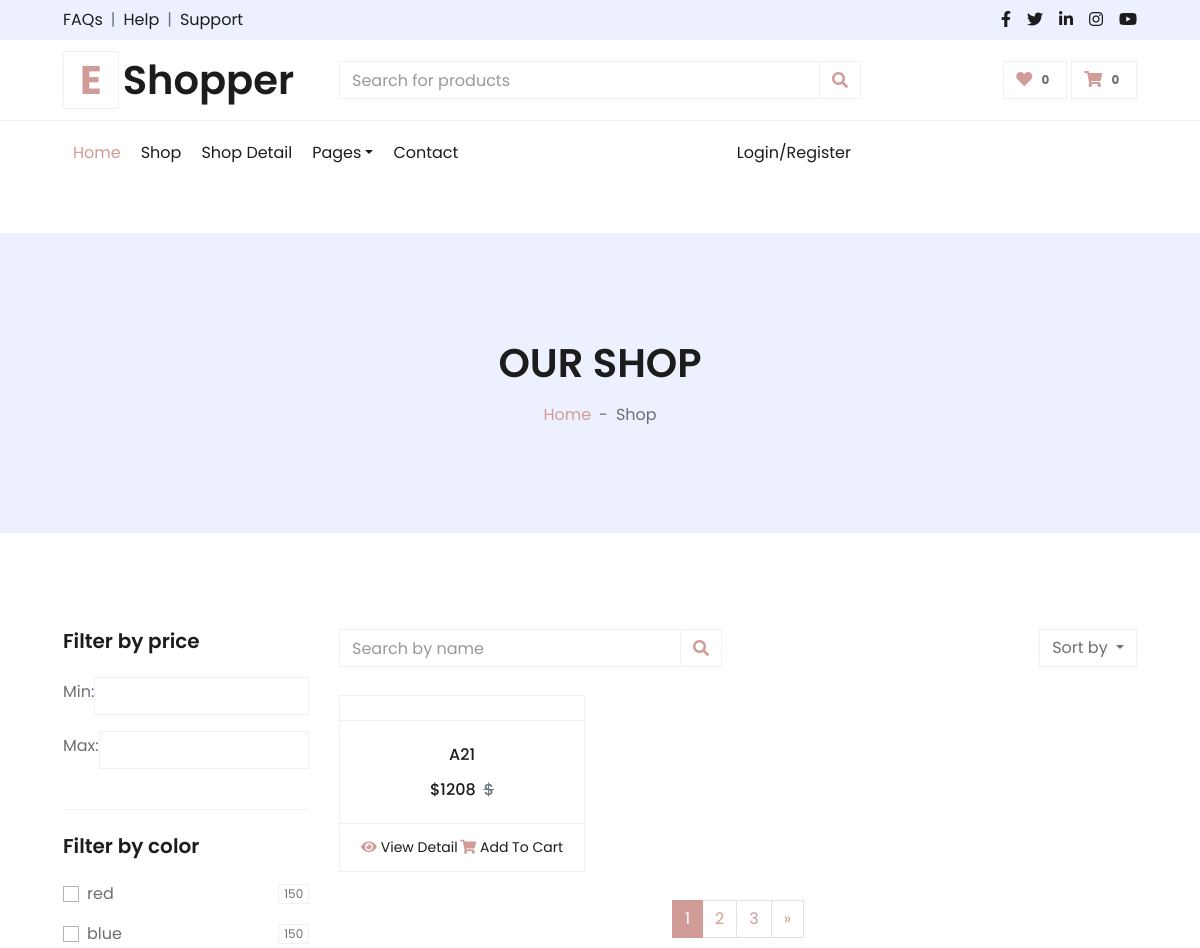
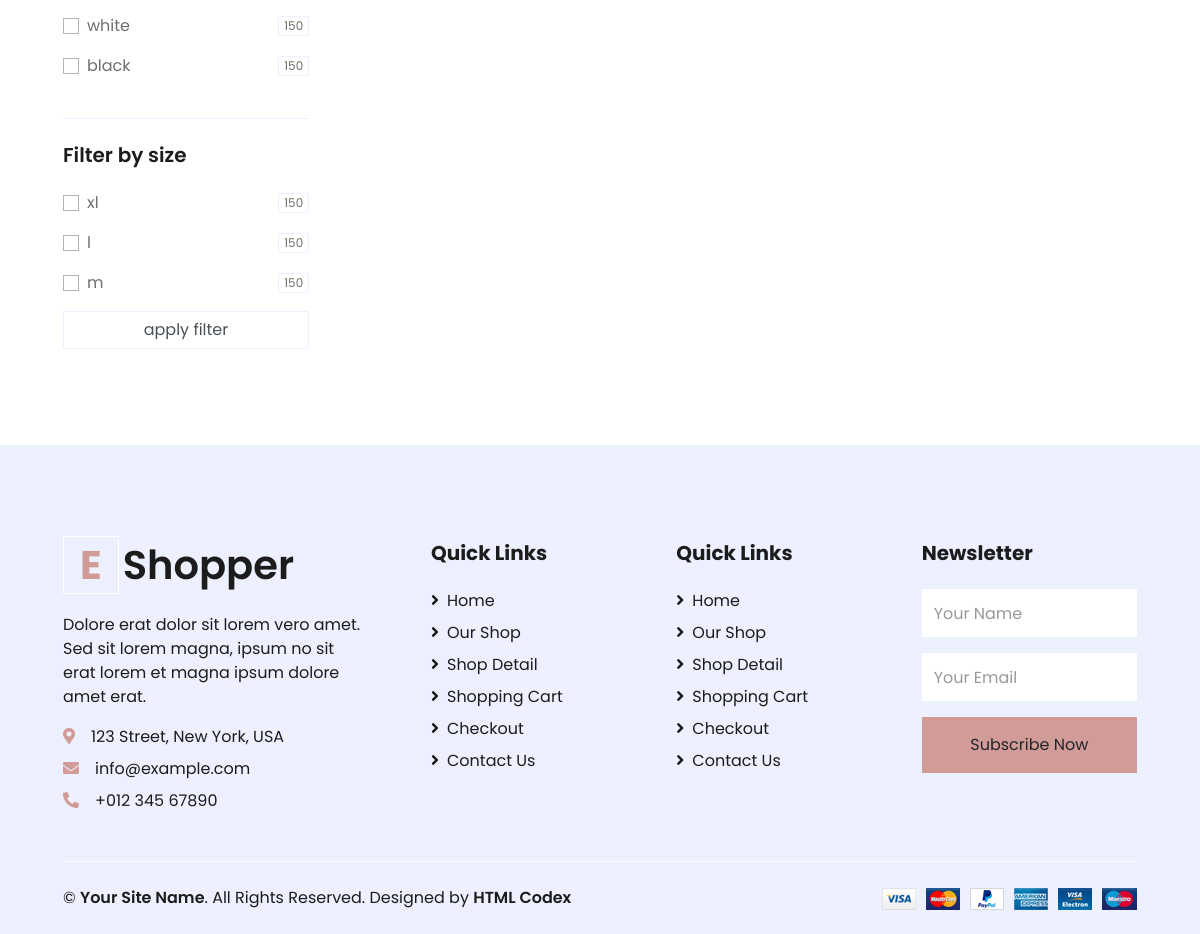
Page /product/category/mobile on the committed database (2 pictures, top to bottom).
### products/models.py (models this page shows, shortened)
class Color(models.Model):
    title = models.CharField(max_length=30)
    class Meta:
        verbose_name="رنگ"
        verbose_name_plural="رنگ ها"

class Size(models.Model):
    title = models.CharField(max_length=30)
    class Meta:
        verbose_name="سایز"
        verbose_name_plural="سایزها"

class Product(models.Model):
    title = models.CharField(max_length=30)
    category = models.ManyToManyField(Category,related_name="products",blank=True)
    description = models.TextField()
    price = models.IntegerField()
    discount = models.SmallIntegerField(blank=True, null=True)
    color=models.ManyToManyField(Color,blank=True, related_name="products")
    size=models.ManyToManyField(Size, blank=True, related_name="products")
    created_at =models.DateTimeField(auto_now_add=True, null=True,blank=True)
    class Meta:
        verbose_name="محصول"
        verbose_name_plural="محصولات"
        ordering = ("-created_at",)

### products/views.py (the view)
# urls.py: path('category/<str:slug>',CategoryListView.as_view(),name="category_list"),
class CategoryListView(View):
    def get(self, queryset,slug):
        queryset = Product.objects.filter(category__slug=slug)
        page_number = self.request.GET.get('page')
        paginator = Paginator(queryset,1)
        object_list = paginator.get_page(page_number)
        data = {"object_list": object_list}
        data['colors'] = Color.objects.all()
        data['sizes'] = Size.objects.all()
        return render(self.request,"products/product_list.html",data)

### products/templates/products/product_list.html (shortened to what this page needs)
{% extends "base.html" %}
{% load render_partial %}
{% block content %}
    <div class="container-fluid bg-secondary mb-5">
        <div class="d-flex flex-column align-items-center justify-content-center" style="min-height: 300px">
            <h1 class="font-weight-semi-bold text-uppercase mb-3">Our Shop</h1>
            <div class="d-inline-flex">
                <p class="m-0"><a href="">Home</a></p>
                <p class="m-0 px-2">-</p>
                <p class="m-0">Shop</p>
            </div>
        </div>
    </div>
    <div class="container-fluid pt-5">
        <div class="row px-xl-5">
            <div class="col-lg-3 col-md-12">
                <form>
                    <div class="border-bottom mb-4 pb-4">
                        <h5 class="font-weight-semi-bold mb-4">Filter by price</h5>
                        <div class="form-group d-flex align-items-center justify-content-between mb-3">
                            <label class="" for="price-all">Min:</label>
                            <input type="number" class="form-control" name="min_price" id="price-all">
                        </div>
                        <div class="form-group d-flex align-items-center justify-content-between mb-3">
                            <label class="" for="price-all">Max:</label>
                            <input type="number" class="form-control" name="max_price" id="price-all">
                        </div>
                    </div>
                    <div class="border-bottom mb-4 pb-4">
                        <h5 class="font-weight-semi-bold mb-4">Filter by color</h5>
                        {% for color in colors %}
                            <div class="custom-control custom-checkbox d-flex align-items-center justify-content-between mb-3">
                                <label class="custom-control-label" for="{{ color.id }}">{{ color.title }}</label>
                                <span class="badge border font-weight-normal">150</span>
                            </div>
                        {% endfor %}
                    </div>
                    <div class="mb-5">
                        <h5 class="font-weight-semi-bold mb-4">Filter by size</h5>
                        {% for size in sizes %}
                            <div class="custom-control custom-checkbox d-flex align-items-center justify-content-between mb-3">
                                <label class="custom-control-label" for="{{ size.title }}">{{ size.title }}</label>
                                <span class="badge border font-weight-normal">150</span>
                            </div>
                        {% endfor %}
                        <button class="form-control" type="submit">apply filter</button>
                    </div>
                </form>
            </div>
            <div class="col-lg-9 col-md-12">
                <div class="row pb-3">
                    <div class="col-12 pb-1">
                        <div class="d-flex align-items-center justify-content-between mb-4">
                            <form action="">
                                <div class="input-group">
                                    <input type="text" class="form-control" placeholder="Search by name">
                                    <div class="input-group-append">
                                        <span class="input-group-text bg-transparent text-primary">
                                            <i class="fa fa-search"></i>
                                        </span>
                                    </div>
                                </div>
                            </form>
                            <div class="dropdown ml-4">
                                <button class="btn border dropdown-toggle" type="button" id="triggerId"
                                        data-toggle="dropdown" aria-haspopup="true"
                                        aria-expanded="false">
                                    Sort by
                                </button>
                            </div>
                        </div>
                    </div>
                    {% for product in object_list %}
                        <div class="col-lg-4 col-md-6 col-sm-12 pb-1">
                            <div class="card product-item border-0 mb-4">
                                <div class="card-header product-img position-relative overflow-hidden bg-transparent border p-0">
                                </div>
                                <div class="card-body border-left border-right text-center p-0 pt-4 pb-3">
                                    <h6 class="text-truncate mb-3">{{ product.title }}</h6>
                                    <div class="d-flex justify-content-center">
                                        <h6>${{ product.price }}</h6>
                                        <h6 class="text-muted ml-2">
                                            <del>$</del>
                                        </h6>
                                    </div>
                                </div>
                                <div class="card-footer d-flex justify-content-between bg-light border">
                                    <a href="{% url 'product:detail' product.id %}" class="btn btn-sm text-dark p-0"><i
                                            class="fas fa-eye text-primary mr-1"></i>View Detail</a>
                                    <a href="" class="btn btn-sm text-dark p-0"><i
                                            class="fas fa-shopping-cart text-primary mr-1"></i>Add To Cart</a>
                                </div>
                            </div>
                        </div>
                    {% endfor %}
                    <div class="col-12 pb-1">
                        {% if object_list.has_other_pages %}
                            <nav aria-label="Page navigation">
                                <ul class="pagination justify-content-center mb-3">
                                    {% for i in object_list.paginator.page_range %}
                                        {% if object_list.number == i %}
                                            <li class="page-item active"><a class="page-link" href="?page={{ i }}">{{ i }}</a></li>
                                        {% else %}
                                            <li class="page-item "><a class="page-link"
                                                                      href="?page={{ i }}">{{ i }}</a></li>
                                        {% endif %}
                                    {% endfor %}
                                    <li class="page-item">
                                        {% if object_list.has_next %}
                                            <a class="page-link" href="?page={{ object_list.next_page_number }}"
                                               aria-label="Next">
                                                <span aria-hidden="true">&raquo;</span>
                                            </a>
                                        {% endif %}
                                    </li>
                                </ul>
                            </nav>
                        {% endif %}
                    </div>
                </div>
            </div>
        </div>
    </div>
{% endblock %}

### rows in the picture
Color: title "red"
Color: title "blue"
Color: title "white"
Color: title "black"
Size: title "xl"
Size: title "l"
Size: title "m"
Product: title "A21", price "1208"

### other values in the picture
{{ i }} "1"
{{ i }} "2" "3"
